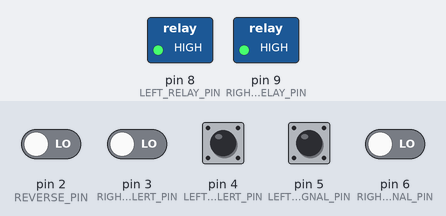
The sketch below on a simulated Arduino Uno, built with avr-gcc and run on an emulated ATmega328P. Shown: switched loads named in the sketch (green lamp = pin HIGH). Dashed ring = blinking. The inputs (shaded band) are chosen by the test bench; at power-on: pin 2 (REVERSE_PIN), pin 3 (RIGHT_RADAR_ALERT_PIN), pin 4 (LEFT_RADAR_ALERT_PIN), pin 5 (LEFT_SIGNAL_PIN), pin 6 (RIGHT_SIGNAL_PIN) LOW.

Above: at 2.8 s.
2.9 s: pin 3 (RIGHT_RADAR_ALERT_PIN) driven HIGH and pin 6 (RIGHT_SIGNAL_PIN) driven HIGH
At 5.07 s:
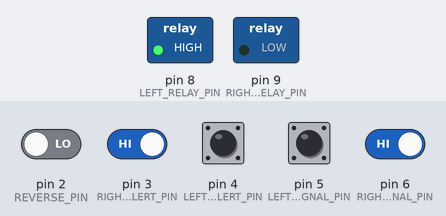
5.9 s: pin 4 (LEFT_RADAR_ALERT_PIN) pulled HIGH for 1 s
At 6.12 s:
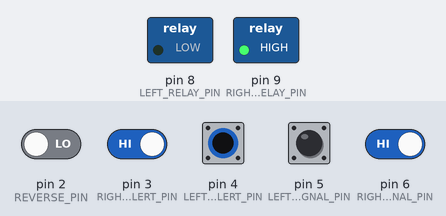
8.9 s: pin 2 (REVERSE_PIN) driven HIGH
At 10.0 s:
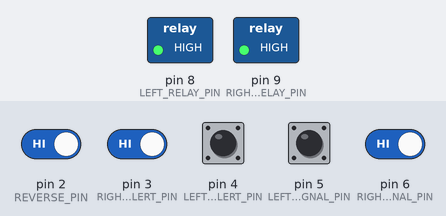
Timing chart, 0 to 11.9 s (numbered marks = the images above; inputs shaded):
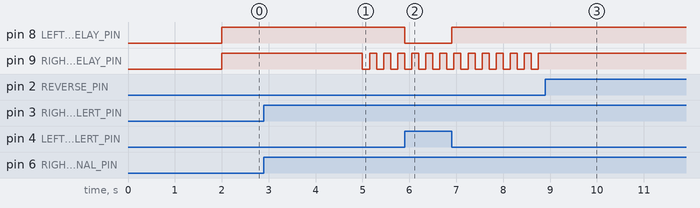

The sketch:

HLK-LD2451.ino
```cpp
#include <Arduino.h>

static const int REVERSE_PIN = 2;

static const int LEFT_RADAR_ALERT_PIN = 4;
static const int RIGHT_RADAR_ALERT_PIN = 3;

static const int LEFT_SIGNAL_PIN = 5;
static const int RIGHT_SIGNAL_PIN = 6;

static const int LEFT_RELAY_PIN = 8;
static const int RIGHT_RELAY_PIN = 9;

static const uint32_t STARTUP_TEST_MS = 2000;
static const uint32_t REVERSE_RELEASE_LOCKOUT_MS = 5000;
static const uint32_t SIGNAL_HOLD_MS = 1200;
static const uint32_t FAST_BLINK_MS = 150;

static uint32_t bootMs = 0;
static uint32_t reverseReleasedMs = 0;

static uint32_t leftLastSignalMs = 0;
static uint32_t rightLastSignalMs = 0;

static uint32_t leftBlinkMs = 0;
static uint32_t rightBlinkMs = 0;

static bool startupDone = false;
static bool previousReverseActive = false;

static bool leftBlinkState = false;
static bool rightBlinkState = false;

void leftRelayOn() {
  digitalWrite(LEFT_RELAY_PIN, LOW);
}

void leftRelayOff() {
  digitalWrite(LEFT_RELAY_PIN, HIGH);
}

void rightRelayOn() {
  digitalWrite(RIGHT_RELAY_PIN, LOW);
}

void rightRelayOff() {
  digitalWrite(RIGHT_RELAY_PIN, HIGH);
}

void bothRelaysOn() {
  leftRelayOn();
  rightRelayOn();
}

void bothRelaysOff() {
  leftRelayOff();
  rightRelayOff();
}

void updateBlink(uint32_t now, uint32_t &lastBlinkMs, bool &blinkState) {
  if ((now - lastBlinkMs) >= FAST_BLINK_MS) {
    lastBlinkMs = now;
    blinkState = !blinkState;
  }
}

void setup() {
  pinMode(LEFT_RELAY_PIN, OUTPUT);
  pinMode(RIGHT_RELAY_PIN, OUTPUT);

  bothRelaysOff();

  pinMode(REVERSE_PIN, INPUT);
  pinMode(LEFT_RADAR_ALERT_PIN, INPUT);
  pinMode(RIGHT_RADAR_ALERT_PIN, INPUT);
  pinMode(LEFT_SIGNAL_PIN, INPUT);
  pinMode(RIGHT_SIGNAL_PIN, INPUT);

  bootMs = millis();
  leftBlinkMs = bootMs;
  rightBlinkMs = bootMs;
}

void loop() {
  uint32_t now = millis();

  if (!startupDone) {
    if ((now - bootMs) < STARTUP_TEST_MS) {
      bothRelaysOn();
      return;
    }

    startupDone = true;
    bothRelaysOff();
    return;
  }

  bool reverseNow = digitalRead(REVERSE_PIN) == HIGH;

  if (reverseNow) {
    previousReverseActive = true;
    bothRelaysOff();
    return;
  }

  if (previousReverseActive && !reverseNow) {
    previousReverseActive = false;
    reverseReleasedMs = now;
    bothRelaysOff();
    return;
  }

  if ((now - reverseReleasedMs) < REVERSE_RELEASE_LOCKOUT_MS) {
    bothRelaysOff();
    return;
  }

  bool leftRadarActive = digitalRead(LEFT_RADAR_ALERT_PIN) == HIGH;
  bool rightRadarActive = digitalRead(RIGHT_RADAR_ALERT_PIN) == HIGH;

  if (digitalRead(LEFT_SIGNAL_PIN) == HIGH) {
    leftLastSignalMs = now;
  }

  if (digitalRead(RIGHT_SIGNAL_PIN) == HIGH) {
    rightLastSignalMs = now;
  }

  bool leftSignalHeld = (now - leftLastSignalMs) <= SIGNAL_HOLD_MS;
  bool rightSignalHeld = (now - rightLastSignalMs) <= SIGNAL_HOLD_MS;

  if (leftRadarActive && leftSignalHeld) {
    updateBlink(now, leftBlinkMs, leftBlinkState);

    if (leftBlinkState) {
      leftRelayOn();
    } else {
      leftRelayOff();
    }
  } else if (leftRadarActive) {
    leftRelayOn();
    leftBlinkState = false;
    leftBlinkMs = now;
  } else {
    leftRelayOff();
    leftBlinkState = false;
    leftBlinkMs = now;
  }

  if (rightRadarActive && rightSignalHeld) {
    updateBlink(now, rightBlinkMs, rightBlinkState);

    if (rightBlinkState) {
      rightRelayOn();
    } else {
      rightRelayOff();
    }
  } else if (rightRadarActive) {
    rightRelayOn();
    rightBlinkState = false;
    rightBlinkMs = now;
  } else {
    rightRelayOff();
    rightBlinkState = false;
    rightBlinkMs = now;
  }
}
```

Measured:
- after the input at 2.9 s, pin 9 (RIGHT_RELAY_PIN): alternates HIGH for 0.15 s and LOW for 0.15 s, starting after 2.1 s
- after the input at 5.9 s, pin 8 (LEFT_RELAY_PIN): HIGH → LOW at once, → HIGH 1.0 s later
- after the input at 8.9 s, pin 9 (RIGHT_RELAY_PIN): stops changing and stays HIGH
